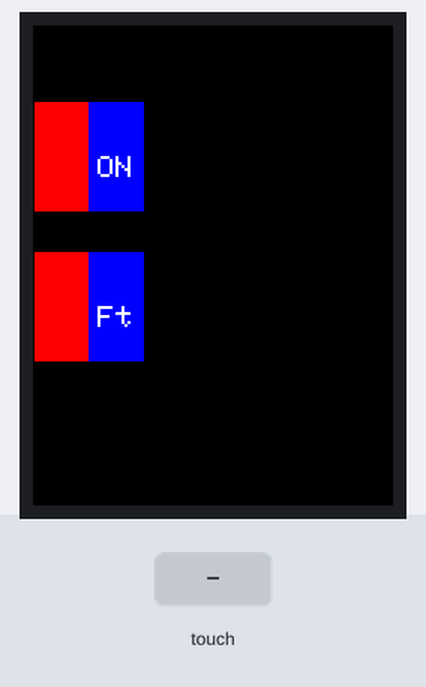
A sketch run on a simulated Arduino Uno, built with avr-gcc and run on an emulated ATmega328P. On the bench: 240×320 colour display. The inputs (shaded band) are chosen by the test bench. What the sketch prints to the serial monitor is not drawn.

Above: at 1.4 s.
1.5 s: touch panel pressed at 13 % / 30 % of its raw x / y range
At 2.7 s:
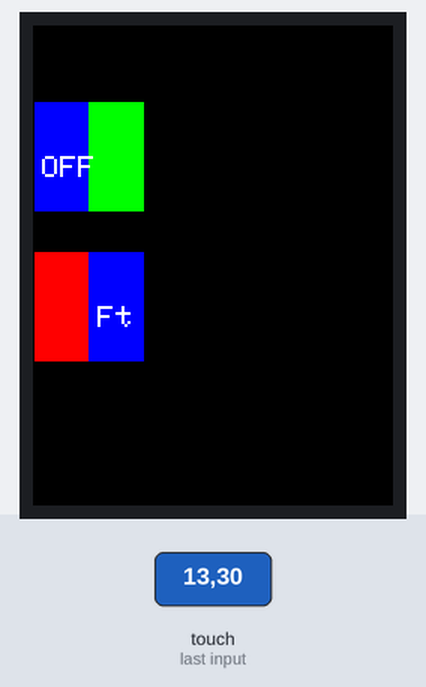
Timing chart, 0 to 4.5 s (numbered marks = the images above; inputs shaded):
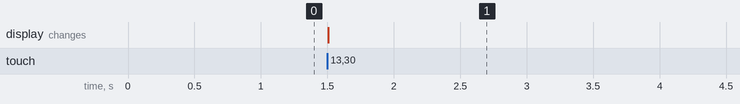

Measured:
- after the input at 1.5 s, the display: changes at once (image 1)

The sketch:

encoderTouchscreen.ino
```cpp
#include <Adafruit_GFX.h>
#include <SPI.h>
#include <Wire.h>
#include <Adafruit_ILI9341.h>
#include <TouchScreen.h>

//Touchscreen X+ X- Y+ Y- pins
#define YP A0  // must be an analog pin, use "An" notation!
#define XM A1  // must be an analog pin, use "An" notation!
#define YM 7   // can be a digital pin
#define XP 6   // can be a digital pin

// This is calibration data for the raw touch data to the screen coordinates
#define TS_MINX 150
#define TS_MINY 120
#define TS_MAXX 920
#define TS_MAXY 940

#define MINPRESSURE 10
#define MAXPRESSURE 1000

// For better pressure precision, we need to know the resistance
// between X+ and X- Use any multimeter to read it
// For the one we're using, its 300 ohms across the X plate
TouchScreen ts = TouchScreen(XP, YP, XM, YM, 300);


#define TFT_CS 10
#define TFT_DC 9
Adafruit_ILI9341 tft = Adafruit_ILI9341(TFT_CS, TFT_DC);

boolean RecordOn = false;

#define FRAME_X 0
#define FRAME_Y 50
#define FRAME_W 75
#define FRAME_H 75

#define REDBUTTON_X FRAME_X
#define REDBUTTON_Y FRAME_Y
#define REDBUTTON_W (FRAME_W/2)
#define REDBUTTON_H FRAME_H

#define GREENBUTTON_X (REDBUTTON_X + REDBUTTON_W)
#define GREENBUTTON_Y FRAME_Y
#define GREENBUTTON_W (FRAME_W/2)
#define GREENBUTTON_H FRAME_H


#define FRAME_X2 0
#define FRAME_Y2 150
#define FRAME_W2 75
#define FRAME_H2 75

#define REDBUTTON_X2 FRAME_X2
#define REDBUTTON_Y2 FRAME_Y2
#define REDBUTTON_W2 (FRAME_W2/2)
#define REDBUTTON_H2 FRAME_H2

#define GREENBUTTON_X2 (REDBUTTON_X2 + REDBUTTON_W2)
#define GREENBUTTON_Y2 FRAME_Y2
#define GREENBUTTON_W2 (FRAME_W2/2)
#define GREENBUTTON_H2 FRAME_H2

void drawFrame()
{
  tft.drawRect(FRAME_X, FRAME_Y, FRAME_W, FRAME_H, ILI9341_BLACK);
  tft.drawRect(FRAME_X2, FRAME_Y2, FRAME_W2, FRAME_H2, ILI9341_BLACK);
}

void redBtn()
{
  tft.fillRect(REDBUTTON_X, REDBUTTON_Y, REDBUTTON_W, REDBUTTON_H, ILI9341_RED);
  tft.fillRect(GREENBUTTON_X, GREENBUTTON_Y, GREENBUTTON_W, GREENBUTTON_H, ILI9341_BLUE);
  drawFrame();
  tft.setCursor(GREENBUTTON_X + 6 , GREENBUTTON_Y + (GREENBUTTON_H/2));
  tft.setTextColor(ILI9341_WHITE);
  tft.setTextSize(2);
  tft.println("ON");
  RecordOn = false;
}

void redBtn2()
{
  tft.fillRect(REDBUTTON_X2, REDBUTTON_Y2, REDBUTTON_W2, REDBUTTON_H2, ILI9341_RED);
  tft.fillRect(GREENBUTTON_X2, GREENBUTTON_Y2, GREENBUTTON_W2, GREENBUTTON_H2, ILI9341_BLUE);
  drawFrame();
  tft.setCursor(GREENBUTTON_X2 + 6 , GREENBUTTON_Y2 + (GREENBUTTON_H2/2));
  tft.setTextColor(ILI9341_WHITE);
  tft.setTextSize(2);
  tft.println("Ft");
  RecordOn = false;
}
void greenBtn()
{
  tft.fillRect(GREENBUTTON_X, GREENBUTTON_Y, GREENBUTTON_W, GREENBUTTON_H, ILI9341_GREEN);
  tft.fillRect(REDBUTTON_X, REDBUTTON_Y, REDBUTTON_W, REDBUTTON_H, ILI9341_BLUE);
  drawFrame();
  tft.setCursor(REDBUTTON_X + 6 , REDBUTTON_Y + (REDBUTTON_H/2));
  tft.setTextColor(ILI9341_WHITE);
  tft.setTextSize(2);
  tft.println("OFF");
  RecordOn = true;
}

void greenBtn2()
{
  tft.fillRect(GREENBUTTON_X2, GREENBUTTON_Y2, GREENBUTTON_W2, GREENBUTTON_H2, ILI9341_GREEN);
  tft.fillRect(REDBUTTON_X2, REDBUTTON_Y2, REDBUTTON_W2, REDBUTTON_H2, ILI9341_BLUE);
  drawFrame();
  tft.setCursor(REDBUTTON_X2 + 6 , REDBUTTON_Y2 + (REDBUTTON_H2/2));
  tft.setTextColor(ILI9341_WHITE);
  tft.setTextSize(2);
  tft.println("M");
  RecordOn = true;
}

void setup(void)
{
  Serial.begin(9600);
  tft.begin();
  tft.setTextColor(ILI9341_WHITE);
  tft.setTextSize(1);
  tft.println("HiLife Prototype");
  tft.fillScreen(ILI9341_BLACK);
  // origin = left,top landscape (USB left upper)
  tft.setRotation(0);
  redBtn();
  redBtn2();

}

void loop()
{
   // Retrieve a point
  TSPoint p = ts.getPoint();

  // See if there's any  touch data for us
  if (p.z > MINPRESSURE && p.z < MAXPRESSURE)
  {
    // Scale using the calibration #'s
    // and rotate coordinate system
    p.x = map(p.x, TS_MINY, TS_MAXY, 0, tft.height());
    p.y = map(p.y, TS_MINX, TS_MAXX, 0, tft.width());
    int y = p.y;
    int x = p.x;

    if (RecordOn)
    {
      if((x > REDBUTTON_X) && (x < (REDBUTTON_X + REDBUTTON_W))) {
        if ((y > REDBUTTON_Y) && (y <= (REDBUTTON_Y + REDBUTTON_H))) {
          Serial.println("Red btn hit");
          redBtn();
        }
      }
            if((x > REDBUTTON_X2) && (x < (REDBUTTON_X2 + REDBUTTON_W2))) {
        if ((y > REDBUTTON_Y2) && (y <= (REDBUTTON_Y2 + REDBUTTON_H2))) {
          Serial.println("Red btn2 hit");
          redBtn2();
        }
      }
    }
    else //Record is off (RecordOn == false)
    {
      if((x > GREENBUTTON_X) && (x < (GREENBUTTON_X + GREENBUTTON_W))) {
        if ((y > GREENBUTTON_Y) && (y <= (GREENBUTTON_Y + GREENBUTTON_H))) {
          Serial.println("Green btn hit");
          greenBtn();
        }
      }
            if((x > GREENBUTTON_X2) && (x < (GREENBUTTON_X2 + GREENBUTTON_W2))) {
        if ((y > GREENBUTTON_Y2) && (y <= (GREENBUTTON_Y2 + GREENBUTTON_H2))) {
          Serial.println("Green btn2 hit");
          greenBtn2();
        }
      }
    }
    Serial.println(RecordOn);
  }
}
```
